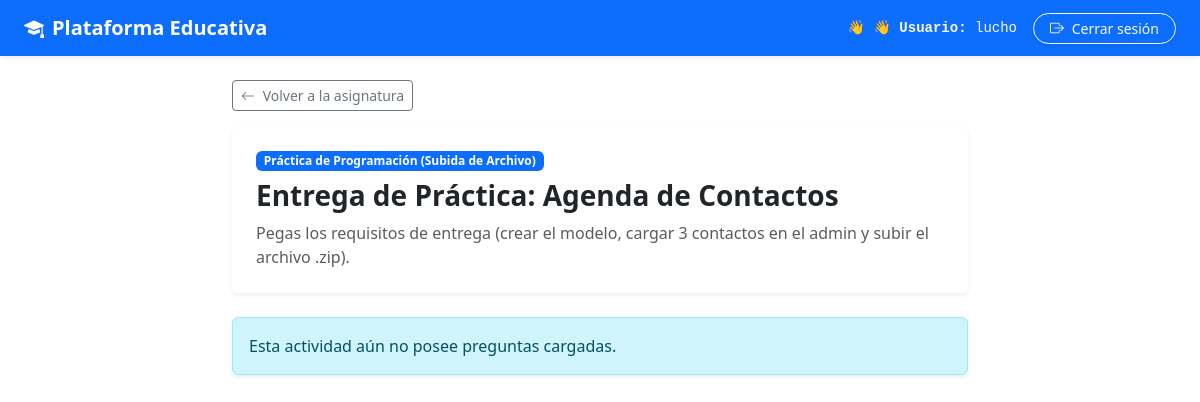
Screenshot of /actividad/3/ (signed in) with the database file from the repository.
### usuarios/models.py (models this page shows, shortened)
class Usuario(AbstractUser):
    dni = models.CharField(
        max_length=20,
        unique=True,
        null=True,
        blank=True
    )

### educacion/models.py (models this page shows, shortened)
class Actividad(models.Model):
    TIPO_ACTIVIDAD = [
        ('TEORIA', 'Lectura / Video'),
        ('PRACTICA', 'Práctica de Programación (Subida de Archivo)'),
        ('CUESTIONARIO', 'Cuestionario / Multiple Choice'),
        ('EJERCICIO', 'Ejercicio'),
        ('ENTREGA', 'Entrega'),
    ]
    leccion = models.ForeignKey(
        Leccion,
        on_delete=models.CASCADE,
        related_name='actividades',
        null=True,
        blank=True
    )
    subleccion = models.ForeignKey(
        Subleccion,
        on_delete=models.CASCADE,
        related_name='actividades',
        null=True,
        blank=True
    )
    titulo = models.CharField(
        max_length=200
    )
    descripcion = RichTextField(
        blank=True
    )
    tipo = models.CharField(
        max_length=20,
        choices=TIPO_ACTIVIDAD
    )
    orden = models.PositiveIntegerField(
        default=1
    )
    fecha_limite = models.DateTimeField(
        null=True,
        blank=True
    )
    clave_acceso = models.CharField(
        max_length=50,
        blank=True,
        null=True,
        help_text="Clave requerida para que el alumno pueda iniciar el cuestionario en clase."
    )
    activo = models.BooleanField(
        default=True
    )
    class Meta:
        verbose_name = 'Actividad'
        verbose_name_plural = 'Actividades'

### educacion/views.py (the view, shortened to what this page needs)
@login_required
def realizar_actividad(request, actividad_id):
    actividad = get_object_or_404(
        Actividad.objects.prefetch_related(
            Prefetch(
                'preguntas',
                queryset=Pregunta.objects.filter(activo=True).order_by('orden').prefetch_related('opciones')
            )
        ),
        id=actividad_id,
        activo=True
    )
    entrega, _ = EntregaActividad.objects.get_or_create(
        actividad=actividad,
        estudiante=request.user
    )
    if actividad.tipo == 'PRACTICA':
        return render(
            request,
            'educacion/realizar_actividad.html',
            {
                'actividad': actividad,
                'entrega': entrega,
                'es_practica': True,
                'ya_enviado': False,
                'estudiante': request.user,
            }
        )

### educacion/templates/educacion/realizar_actividad.html (shortened to what this page needs)
{% extends 'base.html' %}
{% block content %}
<div class="row justify-content-center mb-5">
    <div class="col-12 col-lg-8">
        {% if actividad.leccion.modulo.espacio_educativo %}
            <a href="{% url 'educacion:detalle_espacio' actividad.leccion.modulo.espacio_educativo.id %}" class="btn btn-outline-secondary btn-sm mb-3">
                <i class="bi bi-arrow-left me-1"></i> Volver a la asignatura
            </a>
        {% else %}
            <a href="{% url 'educacion:inicio' %}" class="btn btn-outline-secondary btn-sm mb-3">
                <i class="bi bi-arrow-left me-1"></i> Volver al inicio
            </a>
        {% endif %}
        {% if ya_enviado %}
            <div class="card border-0 shadow-sm text-center p-4 my-3">
                <div class="card-body">
                    <div class="mb-3">
                        <i class="bi bi-check-circle-fill text-success display-1"></i>
                    </div>
                    <h2 class="fw-bold text-dark mb-2">¡Cuestionario Entregado!</h2>
                    <p class="text-muted mb-4">Has completado la actividad <strong>{{ actividad.titulo }}</strong>.</p>
                    <div class="row justify-content-center g-3 my-2">
                        <div class="col-6 col-sm-4">
                            <div class="p-3 bg-light rounded border">
                                <span class="d-block text-muted small fw-bold text-uppercase">Puntaje</span>
                                <span class="fs-2 fw-bold text-primary">{{ puntaje_obtenido }} / {{ puntaje_total }}</span>
                            </div>
                        </div>
                        <div class="col-6 col-sm-4">
                            <div class="p-3 bg-light rounded border">
                                <span class="d-block text-muted small fw-bold text-uppercase">Efectividad</span>
                                <span class="fs-2 fw-bold {% if porcentaje >= 60 %}text-success{% else %}text-danger{% endif %}">
                                    {{ porcentaje }}%
                                </span>
                            </div>
                        </div>
                    </div>
                    <div class="mt-4">
                        {% if actividad.leccion.modulo.espacio_educativo %}
                            <a href="{% url 'educacion:detalle_espacio' actividad.leccion.modulo.espacio_educativo.id %}" class="btn btn-primary px-4 fw-semibold">
                                Volver al Espacio Educativo
                            </a>
                        {% else %}
                            <a href="{% url 'educacion:inicio' %}" class="btn btn-primary px-4 fw-semibold">
                                Volver al Inicio
                            </a>
                        {% endif %}
                    </div>
                </div>
            </div>
        {% else %}
            <div class="card border-0 shadow-sm mb-4">
                <div class="card-body p-4">
                    <div class="d-flex align-items-center justify-content-between mb-2">
                        <span class="badge bg-primary">{{ actividad.get_tipo_display }}</span>
                    </div>
                    <h2 class="h3 fw-bold text-dark mb-2">{{ actividad.titulo }}</h2>
                    {% if actividad.descripcion %}
                    <p class="text-muted mb-0">{{ actividad.descripcion|safe }}</p>
                    {% endif %}
                </div>
            </div>
            <form method="post">
                {% for pregunta in actividad.preguntas.all %}
                <div class="card border-0 shadow-sm mb-3">
                    <div class="card-body p-4">
                        <div class="d-flex justify-content-between align-items-center mb-3">
                            <h5 class="fw-bold text-secondary mb-0">Pregunta {{ pregunta.orden }}</h5>
                            <span class="badge bg-light text-dark border">{{ pregunta.puntaje }} pto(s)</span>
                        </div>
                        <p class="fs-6 fw-semibold mb-3">{{ pregunta.texto|safe }}</p>
                        {% if pregunta.tipo == 'OPCION_MULTIPLE' or pregunta.tipo == 'VERDADERO_FALSO' %}
                            <div class="d-flex flex-column gap-2">
                                {% for opcion in pregunta.opciones.all %}
                                <div class="form-check p-3 border rounded bg-light">
                                    <input
                                        class="form-check-input ms-1 me-2"
                                        type="radio"
                                        name="pregunta_{{ pregunta.id }}"
                                        id="opcion_{{ opcion.id }}"
                                        value="{{ opcion.id }}"
                                        required
                                    >
                                    <label class="form-check-label w-100 cursor-pointer" for="opcion_{{ opcion.id }}">
                                        {{ opcion.texto }}
                                    </label>
                                </div>
                                {% endfor %}
                            </div>
                        {% elif pregunta.tipo == 'RESPUESTA_CORTA' %}
                            <input
                                type="text"
                                name="pregunta_{{ pregunta.id }}"
                                class="form-control form-control-lg"
                                placeholder="Escribe tu respuesta..."
                                required
                            >
                        {% elif pregunta.tipo == 'RESPUESTA_LARGA' %}
                            <textarea
                                name="pregunta_{{ pregunta.id }}"
                                class="form-control"
                                rows="4"
                                placeholder="Desarrolla tu respuesta..."
                                required
                            ></textarea>
                        {% endif %}
                    </div>
                </div>
                {% empty %}
                <div class="alert alert-info shadow-sm">
                    Esta actividad aún no posee preguntas cargadas.
                </div>
                {% endfor %}
            </form>
        {% endif %}
    </div>
</div>
{% endblock %}

### templates/base.html (shortened to what this page needs)
{% load static %}
<!DOCTYPE html>
<html lang="es">
<head>
    <link href="https://cdn.jsdelivr.net/npm/bootstrap@5.3.3/dist/css/bootstrap.min.css" rel="stylesheet">
    <link rel="stylesheet" href="https://cdn.jsdelivr.net/npm/bootstrap-icons@1.11.3/font/bootstrap-icons.min.css">
    <link rel="stylesheet" href="{% static 'css/estilos.css' %}">
</head>
<body>
    {% if user.is_authenticated %}
    <nav class="navbar navbar-expand-lg navbar-dark bg-primary mb-4 shadow-sm">
        <div class="container-fluid px-4">
            <a class="navbar-brand fw-bold" href="{% url 'educacion:inicio' %}">
                <i class="bi bi-mortarboard-fill me-2"></i>Plataforma Educativa
            </a>
            <div class="collapse navbar-collapse" id="navbarNav">
                <ul class="navbar-nav ms-auto align-items-center gap-3 mt-2 mt-lg-0">
                    <li class="nav-item text-light font-monospace small">
                        👋 👋 <strong>Usuario:</strong> {{ user.get_full_name|default:user.username }}
                    </li>
                    <li class="nav-item">
                        <form method="post" action="{% url 'logout' %}" class="d-inline">
                            <button type="submit" class="btn btn-outline-light btn-sm rounded-pill px-3 shadow-sm">
                                <i class="bi bi-box-arrow-right me-1"></i> Cerrar sesión
                            </button>
                        </form>
                    </li>
                </ul>
            </div>
        </div>
    </nav>
    {% endif %}
    <main class="container">
        {% block content %}
        {% endblock %}
    </main>
</body>
</html>

### static/css/estilos.css (style rules this page uses)
.navbar-brand { transition: 0.3s; }

### rows the page displays
Usuario: get_full_name "lucho"
Actividad: tipo "Práctica de Programación (Subida de Archivo)", titulo "Entrega de Práctica: Agenda de Contactos", descripcion "Pegas los requisitos de entrega (crear el modelo, cargar 3 contactos en el admin y subir el archivo .zip)."
